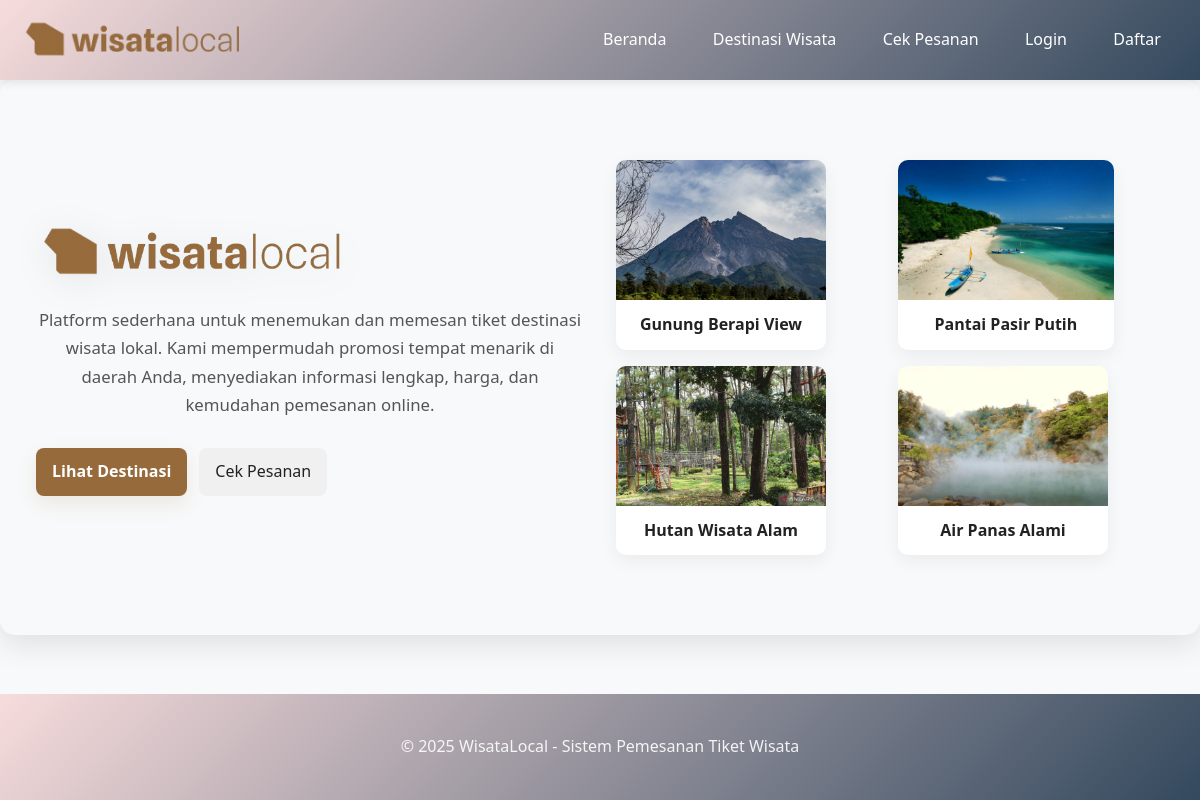
The page / on the database its author committed.
### tables this page shows
CREATE TABLE `destinasi` (
  `id` int(11) NOT NULL AUTO_INCREMENT,
  `nama_destinasi` varchar(100) NOT NULL,
  `deskripsi` text DEFAULT NULL,
  `harga_dewasa` decimal(10,2) NOT NULL,
  `harga_anak` decimal(10,2) NOT NULL,
  `kuota_harian` int(11) NOT NULL,
  `gambar` varchar(255) DEFAULT NULL,
  `created_at` timestamp NOT NULL DEFAULT current_timestamp(),
  `foto` varchar(255) DEFAULT NULL,
  PRIMARY KEY (`id`)
);

### config/config.php (called while the page is built, shortened)
<?php
function isLoggedIn() {
    return isset($_SESSION['user_id']);
}
?>

### index.php (the view, shortened to what this page needs)
<?php
require_once 'config/config.php';
$db = (new Database())->getConnection();
$stmt = $db->query("SELECT * FROM destinasi ORDER BY created_at DESC LIMIT 4");
$destinasi = $stmt->fetchAll(PDO::FETCH_ASSOC);
?><!DOCTYPE html>
<html lang="id">
<head>
    <link rel="stylesheet" href="css/style.css">
</head>
<body>
    <header>
        <div class="container">
            <div class="nav">
                <div class="logo">
                    <a href="index.php"><img src="assets/img/logo2-1.png" alt="WisataLocal" style="height:48px; display:block;"></a>
                </div>
                <nav class="nav-links">
                    <a href="index.php">Beranda</a>
                    <a href="destinasi.php">Destinasi Wisata</a>
                    <a href="cek_pemesanan.php">Cek Pesanan</a>
                    <?php if(isLoggedIn()): ?>
                        <?php if(isAdmin()): ?>
                            <a href="admin/index.php">Admin</a>
                            <a href="admin/login.php?logout=1">Logout</a>
                        <?php else: ?>
                            <a href="user/index.php">Dashboard</a>
                            <a href="user/login.php?action=logout">Logout</a>
                        <?php endif; ?>
                    <?php else: ?>
                        <a href="user/login.php">Login</a>
                        <a href="user/register.php">Daftar</a>
                    <?php endif; ?>
                </nav>
            </div>
        </div>
    </header>
    <main>
        <section class="hero" style="padding:5rem 1rem;">
            <div class="container" style="display:flex;flex-direction:row;gap:2rem;align-items:center;justify-content:space-between;flex-wrap:wrap;">
                <div style="flex:1;min-width:300px;display:flex;flex-direction:column;align-items:flex-start;gap:1.25rem;">
                    <img src="assets/img/logo2-1.png" alt="WisataLocal" style="max-width:320px;height:auto;filter:drop-shadow(0 6px 18px rgba(0,0,0,0.08));">
                    <p style="color:#444;max-width:680px;line-height:1.7;font-size:1.05rem;margin:0;">Platform sederhana untuk menemukan dan memesan tiket destinasi wisata lokal. Kami mempermudah promosi tempat menarik di daerah Anda, menyediakan informasi lengkap, harga, dan kemudahan pemesanan online.</p>
                            <div style="display:flex;gap:0.75rem;margin-top:0.5rem;">
                                <a href="destinasi.php" class="btn-primary action-btn">Lihat Destinasi</a>
                                <a href="cek_pemesanan.php" class="btn-secondary action-btn">Cek Pesanan</a>
                            </div>
                </div>
                <div style="flex:1;min-width:320px;">
                    <div style="display:grid;grid-template-columns:repeat(2,1fr);gap:1rem;">
                        <?php $count=0; foreach($destinasi as $d): if($count++==4) break; ?>
                        <a href="pemesanan.php?destinasi_id=<?php echo $d['id']; ?>" class="dest-link action-btn">
                        <div class="dest-card">
                            <?php if(!empty($d['gambar'])): ?>
                                <img src="assets/img/destinasi/<?php echo $d['gambar']; ?>" alt="<?php echo htmlspecialchars($d['nama_destinasi']); ?>">
                            <?php else: ?>
                                <div style="width:100%;height:140px;background:#eef6ff;display:flex;align-items:center;justify-content:center;color:#7a9bd6;">No Image</div>
                            <?php endif; ?>
                            <div class="dest-name"><?php echo htmlspecialchars($d['nama_destinasi']); ?></div>
                        </div>
                        </a>
                        <?php endforeach; ?>
                    </div>
                </div>
            </div>
        </section>
    </main>
    <footer>
        <div class="container">
            <p>&copy; <?php echo date('Y'); ?> WisataLocal - Sistem Pemesanan Tiket Wisata</p>
        </div>
    </footer>
</body>
</html>

### css/style.css (style rules this page uses)
* { margin: 0; padding: 0; box-sizing: border-box; }
html { scroll-behavior: smooth; }
body { font-family: 'Segoe UI', Tahoma, Geneva, Verdana, sans-serif; line-height: 1.6; color: #333; background-color: #f8f9fa; min-height: 100vh; display: flex; flex-direction: column; }
.container { max-width: 1200px; margin: 0 auto; padding: 0 20px; width: 100%; }
:root { --brown: #976a3c; --brown-dark: #34495e; --brown-soft: #f7efe6; --primary: #1e73be; --muted: #6c757d; }
header { background: linear-gradient(135deg, #f7dcdc, #34495e); color: white; box-shadow: 0 2px 10px rgba(0, 0, 0, 0.1); position: sticky; top: 0; z-index: 1000; }
header .nav { display: flex; justify-content: space-between; align-items: center; padding: 1rem 0; min-height: 70px; }
.nav-links { display: flex; align-items: center; gap: 0.5rem; }
.nav-links a { color: var(--brown-dark); text-decoration: none; padding: 0.6rem 1.2rem; border-radius: 6px; transition: all 0.18s ease; font-weight: 500; }
header .nav-links a { color: white; }
.hero { text-align: center; padding: 4rem 2rem; color: white; border-radius: 15px; margin-bottom: 3rem; box-shadow: 0 10px 30px rgba(0, 0, 0, 0.1); }
.hero p { font-size: 1.3rem; margin-bottom: 2rem; opacity: 0.9; }
.btn-primary { display: inline-flex; align-items: center; justify-content: center; gap: 0.5rem; padding: 0.85rem 1.6rem; background: linear-gradient(90deg, var(--brown) 0%, var(--brown-dark) 100%); color: #fff; border-radius: 999px; border: none; cursor: pointer; font-weight: 700; font-size: 1rem; box-shadow: 0 20px 50px rgba(151,106,60,0.12); transition: transform 0.18s ease, box-shadow 0.18s ease, filter 0.12s ease; min-height: 44px; padding-left: 1.2rem; padding-right: 1.2rem; }
footer { background: linear-gradient(135deg, #f7dcdc 0%, #34495e 100%); color: #fff; text-align: center; padding: 2.5rem 0; margin-top: auto; }
footer p { margin: 0; opacity: 0.95; color: rgba(255,255,255,0.95); }
.btn-primary { display: inline-block; padding: 0.8rem 1.4rem; background: linear-gradient(90deg, var(--brown) 0%, var(--brown-dark) 100%); color: #fff; border-radius: 10px; border: none; cursor: pointer; font-weight: 600; box-shadow: 0 8px 20px rgba(151,106,60,0.12); transition: transform 0.18s ease, box-shadow 0.18s ease; }

### index.php (style rules this page uses)
.dest-card { background: white; border-radius: 10px; overflow: hidden; transition: transform 0.25s ease, box-shadow 0.25s ease; box-shadow: 0 6px 18px rgba(0,0,0,0.06); }
.dest-card img { width:100%; height:140px; object-fit:cover; display:block; transition: transform 0.25s ease; }
.dest-card .dest-name { padding:0.75rem; text-align:center; font-weight:700; color:#222; }
.dest-link { text-decoration:none; color:inherit; }
.action-btn { display:inline-flex; align-items:center; gap:0.5rem; cursor:pointer; transition:transform .14s ease, box-shadow .14s ease; }
.btn-primary.action-btn { background:#976a3c;color:#fff;padding:0.7rem 1rem;border-radius:8px;text-decoration:none;box-shadow:0 8px 20px rgba(151,106,60,0.12); }
.btn-secondary.action-btn { background:#f0f0f0;color:#222;padding:0.7rem 1rem;border-radius:8px;text-decoration:none;box-shadow:none; }

### rows shown on the page
destinasi: gambar (picture), nama_destinasi "Gunung Berapi View"
destinasi: gambar (picture), nama_destinasi "Pantai Pasir Putih"
destinasi: gambar (picture), nama_destinasi "Hutan Wisata Alam"
destinasi: gambar (picture), nama_destinasi "Air Panas Alami"
